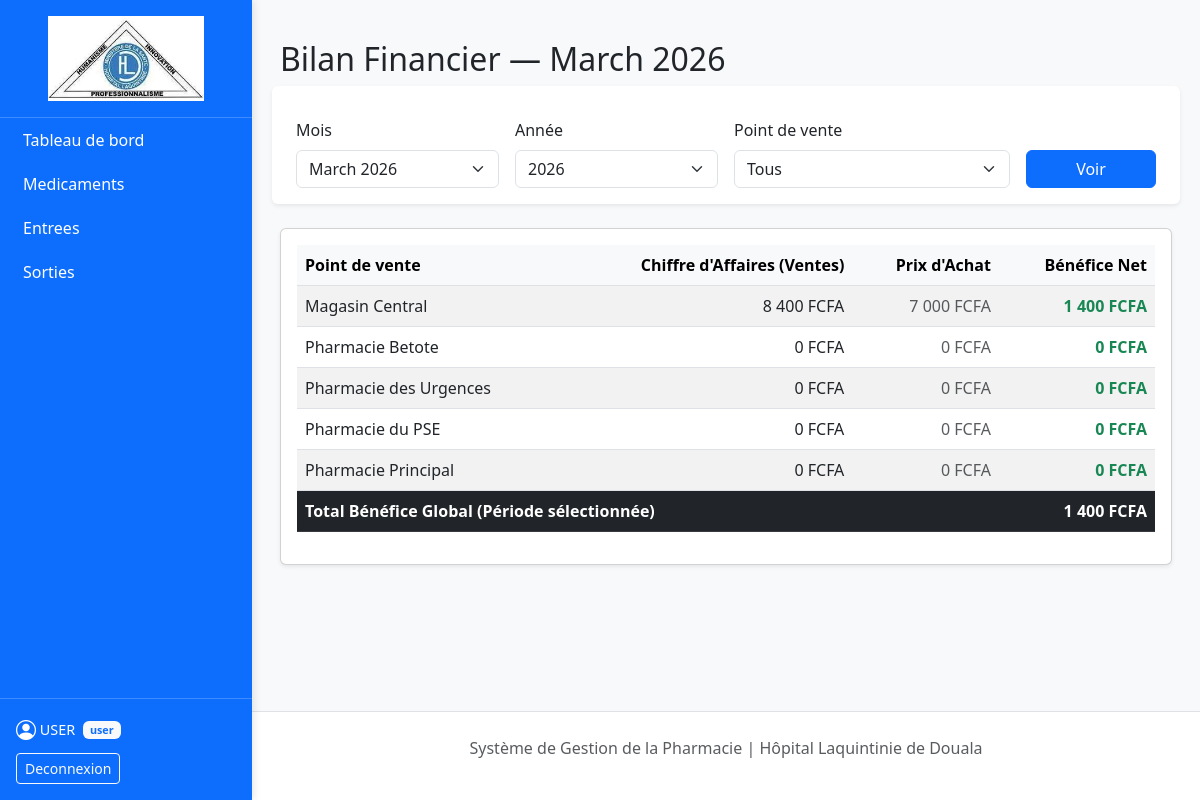
The app's page /pages/bilan_financier.php (signed in) with its own data.
### tables this page shows
CREATE TABLE `points_vente` (
  `id_point_vente` int(11) NOT NULL,
  `nom_point_vente` varchar(100) NOT NULL
);

### pages/bilan_financier.php (the view, shortened to what this page needs)
<?php
require_once '../config/db.php';
$year = intval($_GET['y'] ?? date('Y'));
$month = intval($_GET['m'] ?? date('n'));
$pointId = isset($_GET['pv']) && $_GET['pv'] !== '' ? intval($_GET['pv']) : null;
$months = [];
for ($i = 0; $i < 24; $i++) {
    $ts = strtotime(sprintf('-%d months', $i));
    $months[] = ['year' => (int)date('Y', $ts), 'month' => (int)date('n', $ts), 'label' => date('F Y', $ts)];
}
$sql = "
SELECT
    pv.id_point_vente,
    pv.nom_point_vente,
    COALESCE(stats.total_ventes, 0) as chiffre_affaires,
    COALESCE(stats.total_cout, 0) as cout_achat,
    (COALESCE(stats.total_ventes, 0) - COALESCE(stats.total_cout, 0)) as benefice
FROM points_vente pv
LEFT JOIN (
    SELECT
        s.id_source,
        SUM(s.total_prix) as total_ventes,
        SUM(s.quantite_sortie * COALESCE(l.prix_achat_ttc, 0)) as total_cout
    FROM sorties s
    JOIN stock_lots l ON s.id_lot = l.id_lot
    WHERE YEAR(s.date_sortie) = :year AND MONTH(s.date_sortie) = :month
    GROUP BY s.id_source
) stats ON pv.id_point_vente = stats.id_source
ORDER BY pv.nom_point_vente ASC
";
$stmt = $pdo->prepare($sql);
$stmt->execute([':year' => $year, ':month' => $month]);
$rows = $stmt->fetchAll(PDO::FETCH_ASSOC);
$total_global = 0.0;
$filtered = [];
foreach ($rows as $r) {
    $total_global += floatval($r['benefice']);
    if ($pointId === null || $pointId == $r['id_point_vente']) $filtered[] = $r;
}
?>
<?php include '../includes/sidebar.php'; ?>
<div class="container mt-4">
  <h2 class="mb-4">Bilan Financier — <?= htmlspecialchars(date('F', mktime(0,0,0,$month,1,$year)))." ". $year ?></h2>
  <form method="get" class="row g-3 mb-4 bg-white p-3 shadow-sm rounded">
    <div class="col-md-3">
      <label class="form-label">Mois</label>
      <select name="m" class="form-select">
        <?php foreach ($months as $m): ?>
          <option value="<?= $m['month'] ?>" <?= ($m['month']==$month && $m['year']==$year) ? 'selected' : '' ?>>
            <?= htmlspecialchars($m['label']) ?>
          </option>
        <?php endforeach; ?>
      </select>
    </div>
    <div class="col-md-3">
      <label class="form-label">Année</label>
      <select name="y" class="form-select">
        <?php for ($y = date('Y'); $y >= date('Y')-2; $y--): ?>
          <option value="<?= $y ?>" <?= ($y==$year) ? 'selected' : '' ?>><?= $y ?></option>
        <?php endfor; ?>
      </select>
    </div>
    <div class="col-md-4">
      <label class="form-label">Point de vente</label>
      <select name="pv" class="form-select">
        <option value="">Tous</option>
      </select>
    </div>
    <div class="col-md-2 d-flex align-items-end">
        <button type="submit" class="btn btn-primary w-100">Voir</button>
    </div>
  </form>
  <div class="card shadow-sm">
  <div class="card-body">
  <table class="table table-striped table-hover">
    <thead class="table-light">
      <tr>
          <th>Point de vente</th>
          <th class="text-end">Chiffre d'Affaires (Ventes)</th>
          <th class="text-end">Prix d'Achat</th>
          <th class="text-end fw-bold">Bénéfice Net</th>
      </tr>
    </thead>
    <tbody>
      <?php foreach ($filtered as $r): ?>
        <tr>
          <td><?= htmlspecialchars($r['nom_point_vente']) ?></td>
          <td class="text-end"><?= number_format($r['chiffre_affaires'], 0, ',', ' ') ?> FCFA</td>
          <td class="text-end text-muted"><?= number_format($r['cout_achat'], 0, ',', ' ') ?> FCFA</td>
          <td class="text-end fw-bold text-success"><?= number_format($r['benefice'], 0, ',', ' ') ?> FCFA</td>
        </tr>
      <?php endforeach; ?>
    </tbody>
    <tfoot>
      <tr class="table-dark">
          <th colspan="3">Total Bénéfice Global (Période sélectionnée)</th>
          <th class="text-end"><?= number_format($total_global, 0, ',', ' ') ?> FCFA</th>
      </tr>
    </tfoot>
  </table>
  </div>
  </div>
</div>
<?php include '../includes/footer.php'; ?>

### records on screen
points_vente: nom_point_vente "Magasin Central", chiffre_affaires "8 400", cout_achat "7 000", benefice "1 400"
points_vente: nom_point_vente "Pharmacie Betote", chiffre_affaires "0", cout_achat "0", benefice "0"
points_vente: nom_point_vente "Pharmacie des Urgences", chiffre_affaires "0", cout_achat "0", benefice "0"
points_vente: nom_point_vente "Pharmacie du PSE", chiffre_affaires "0", cout_achat "0", benefice "0"
points_vente: nom_point_vente "Pharmacie Principal", chiffre_affaires "0", cout_achat "0", benefice "0"

### other values on screen
$_SESSION['nom'] "USER"
$_SESSION['role'] "user"
date('F', mktime(0,0,0,$month,1,$year)) "March"
$year "2026"
$total_global "1 400"
form field m "March 2026"
form field y "2026"
